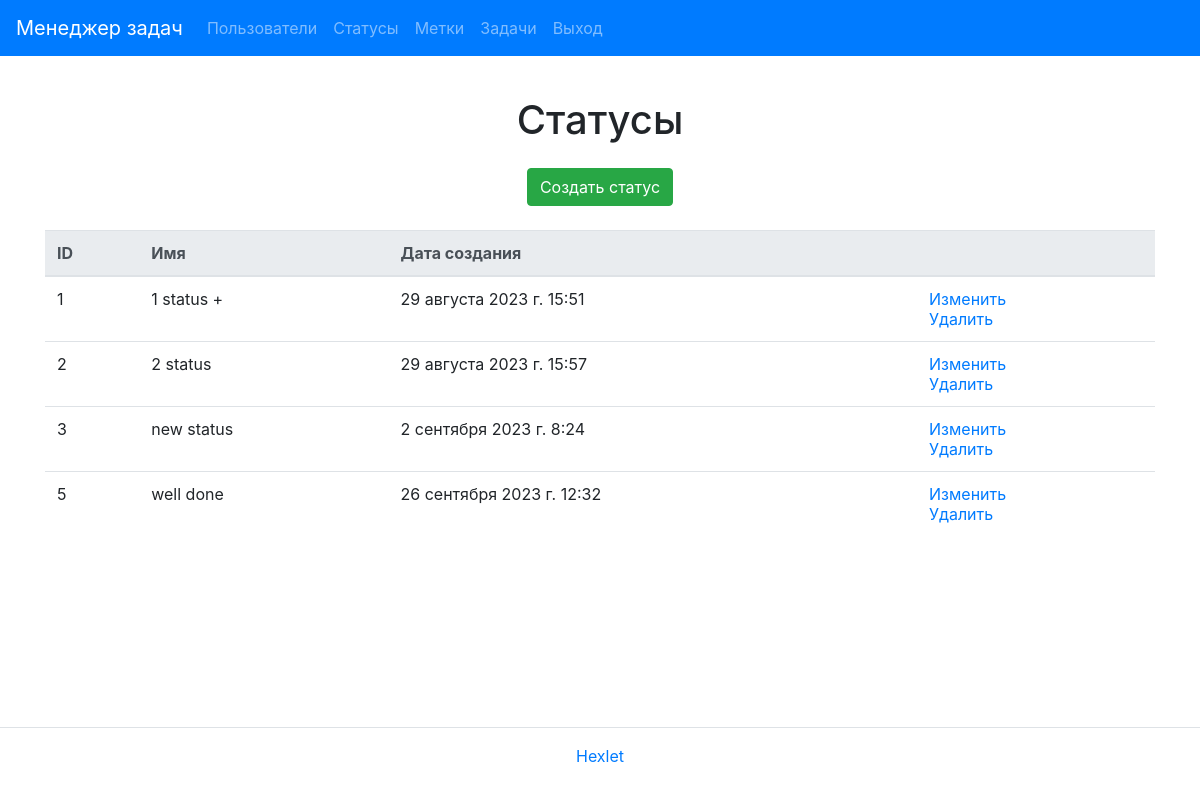
The page /statuses/ (signed in) on the database as committed earlier.
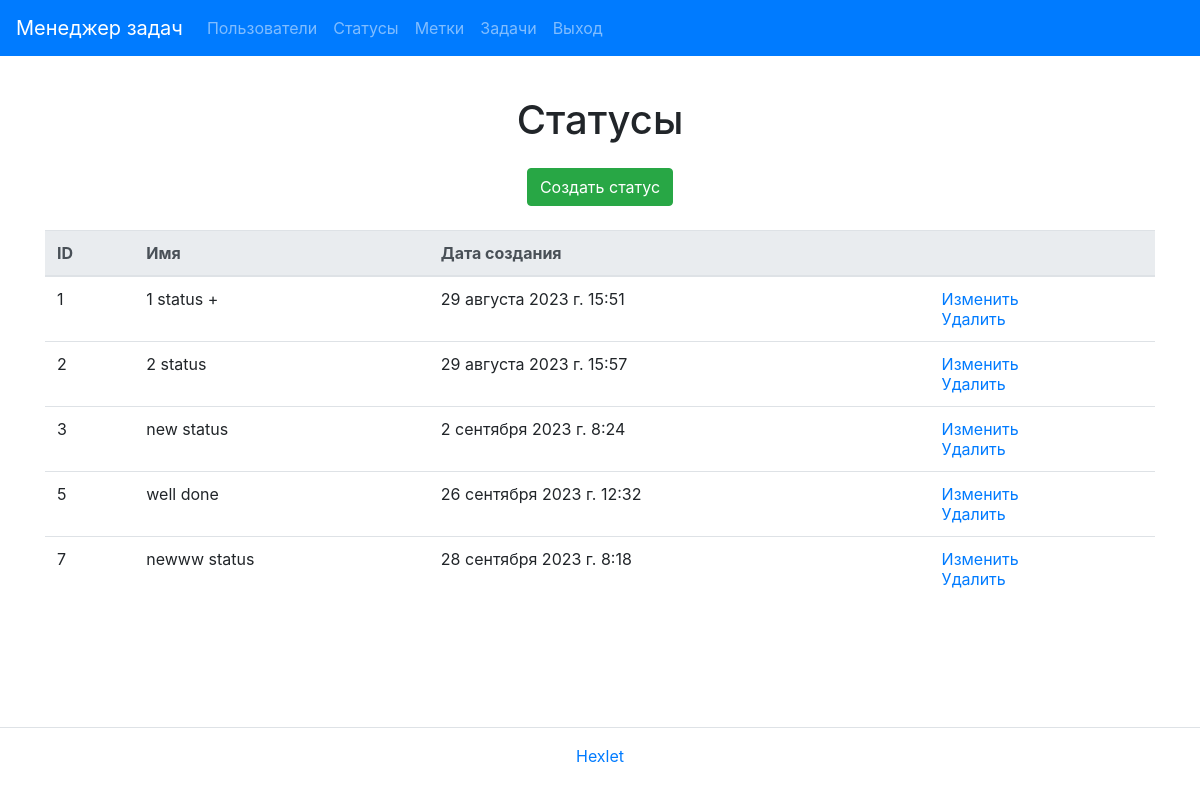
The same page on the database as committed later.
### task_manager/statuses/models.py (models this page shows, shortened)
class Status(models.Model):
    name = models.CharField(_('name'), max_length=30)
    created_at = models.DateTimeField(auto_now_add=True)

### task_manager/statuses/views.py (the view)
# urls.py: path('', StatusList.as_view(), name='status_index'),
class StatusList(UserLoginMixin, ListView):
    model = Status
    template_name = 'statuses/index.html'
    context_object_name = 'statuses'

### task_manager/templates/statuses/index.html
{% extends "base.html" %}
{% load i18n %}
{% block content %}
<div class="container">
  <h1 class="my-4 text-center">{% trans "Statuses" %}</h1>
  <div class="d-flex justify-content-center mt-3 mb-0">
    <a class="btn btn-success btn-md" href="{% url 'status_create' %}">{% trans "Create status" %}</a>
  </div>
  <table class="table table-lg-responsive table-hover mt-4">
    <thead class="thead-light">
        <tr>
            <th>{% trans "ID" %}</th>
            <th>{% trans "Name" %}</th>
            <th>{% trans "Creation date" %}</th>
            <th></th>
        </tr>
    </thead>
        {% if statuses %}
        <tbody>
            {% for status in statuses %}
            <tr>
                <td>{{ status.id }}</td>
                <td>{{ status.name }}</td>
                <td>{{ status.created_at }}</td>
                <td>
                    <a href="{% url 'status_update' status.id %}">{% trans "Modify" %}</a>
                    <br>
                    <a href="{% url 'status_delete' status.id %}">{% trans "Delete" %}</a>
                </td>
            </tr>
            {% endfor %}
        {% endif %}
        </tbody>
  </table>
</div>
{% endblock %}

Rows that differ between the two databases and show on the page:
added Status: id "7", name "newww status", created_at "28 сентября 2023 г. 8:18"
